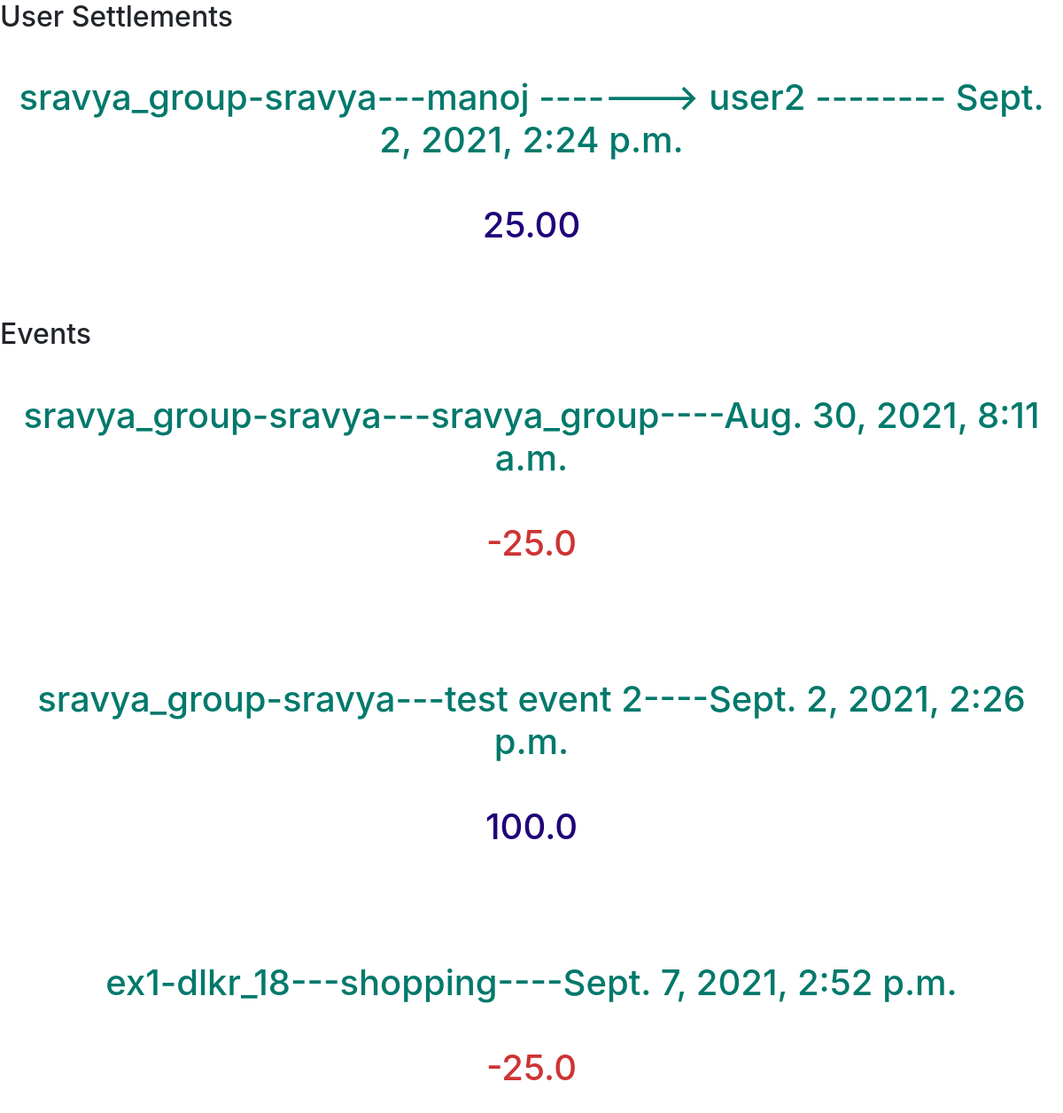
Page /core/activity/ (signed in) on the committed database.
### core/models.py (models this page shows, shortened)
class settlement(models.Model):
    groupName = models.CharField(max_length=128)
    groupAdmin = models.ForeignKey(User,on_delete=models.CASCADE, related_name="SettleAdmin",default=1)
    user1 = models.ForeignKey(User,on_delete=models.CASCADE, related_name="user1settlement")
    user2 = models.ForeignKey(User,on_delete=models.CASCADE, related_name="user2settlement")
    amount = models.DecimalField(max_digits=15, decimal_places=2)
    done_at = models.DateTimeField(auto_now_add=True)

class Event(models.Model):
    groupName = models.CharField(max_length=128)
    groupAdmin = models.ForeignKey(User,on_delete=models.CASCADE, related_name="EventAdmin",default=1)
    created_by = models.ForeignKey(settings.AUTH_USER_MODEL,default=1,on_delete=models.CASCADE)
    payers = models.CharField(max_length=256)
    bearers = models.CharField(max_length=256)
    description = models.CharField(max_length=256)
    created_at = models.DateTimeField(auto_now_add=True)
    eventType = models.CharField(max_length=9,choices=EVENT_TYPE_CHOICES,default="equal")

### core/views.py (the view)
# urls.py: path('activity/',views.activity,name='activity')
def activity(request):
    user_settlements = settlement.objects.filter(user1=request.user) | settlement.objects.filter(user2=request.user)
    groups_list = Group.objects.filter(member=request.user) | Group.objects.filter(groupAdmin=request.user)
    events_list = []
    for group in groups_list:
        events_list.extend(Event.objects.filter(groupName=group.groupName,groupAdmin=group.groupAdmin))
    event_debt = {}
    for event in events_list:
        if(event.eventType=='unequal'):
            bearer = eval(event.bearers)
            if request.user.username in bearer :
                event_debt[event]=bearer[request.user.username]
        elif(event.eventType=='equal'):
            payers = eval(event.payers)
            print(payers)
            total_event_paid = 0
            for paid_amount in payers.values():
                total_event_paid=total_event_paid+paid_amount
            group_objects = Group.objects.filter(groupName = event.groupName,groupAdmin = event.groupAdmin)
            totol_members_in_group=1
            for group_object in group_objects:
                totol_members_in_group +=1
            user_net_amount = 0
            if request.user.username in payers:
                user_net_amount += payers[request.user.username]
            user_net_amount -= total_event_paid/totol_members_in_group
            event_debt[event]=user_net_amount
    return render(request,'core/activity.html',{'event_debt':event_debt,'user_settlements':user_settlements})

### core/templates/core/activity.html (shortened to what this page needs)
{% extends 'core/base_user.html' %}
{% block content %}
    <h2>User Settlements</h2>
    {%if user_settlements%}
    {% for settlement in user_settlements %}
    <h1 class='mt-5' style="text-align:center; color:#00796b;">{{settlement.groupName}}-{{settlement.groupAdmin.username}}---{{settlement.user1.username}} -------> {{settlement.user2.username}} -------- {{settlement.done_at}} </h1>
    {%if settlement.amount > 0%}
    <h1 class='mt-5' style="text-align:center; color:#200079;">{{settlement.amount}}</h1>
    {%else%}
    <h1 class='mt-5' style="text-align:center; color:#ce3434;">{{settlement.amount}}</h1>
    {%endif%}
      <br><br><br>
      {% endfor %}
      {%else%}
       <h1 class='mt-5' style="text-align:center; color:#00796b;" >No Settlements</h1>
    {%endif%}
    <h2>Events</h2>
    {%if event_debt%}
        {% for event,value in event_debt.items %}
        <h1 class='mt-5' style="text-align:center; color:#00796b;">{{event.groupName}}-{{event.groupAdmin.username}}---{{event.description}}----{{event.created_at}}   </h1>
        {%if value > 0%}
    <h1 class='mt-5' style="text-align:center; color:#200079;">{{value}}</h1>
    {%else%}
    <h1 class='mt-5' style="text-align:center; color:#ce3434;">{{value}}</h1>
    {%endif%}
          <br><br><br>
          {% endfor %}
          {%else%}
           <h1 class='mt-5' style="text-align:center; color:#00796b;" >No Events</h1>
    {%endif%}
{% endblock %}

### rows in the picture
settlement: groupName "sravya_group", groupAdmin.username "sravya", user1.username "manoj", user2.username "user2", done_at "Sept. 2, 2021, 2:24 p.m.", amount "25.00"
Event: groupName "sravya_group", groupAdmin.username "sravya", description "sravya_group", created_at "Aug. 30, 2021, 8:11 a.m.", value "-25.0"
Event: groupName "sravya_group", groupAdmin.username "sravya", description "test event 2", created_at "Sept. 2, 2021, 2:26 p.m.", value "100.0"
Event: groupName "ex1", groupAdmin.username "dlkr_18", description "shopping", created_at "Sept. 7, 2021, 2:52 p.m.", value "-25.0"
